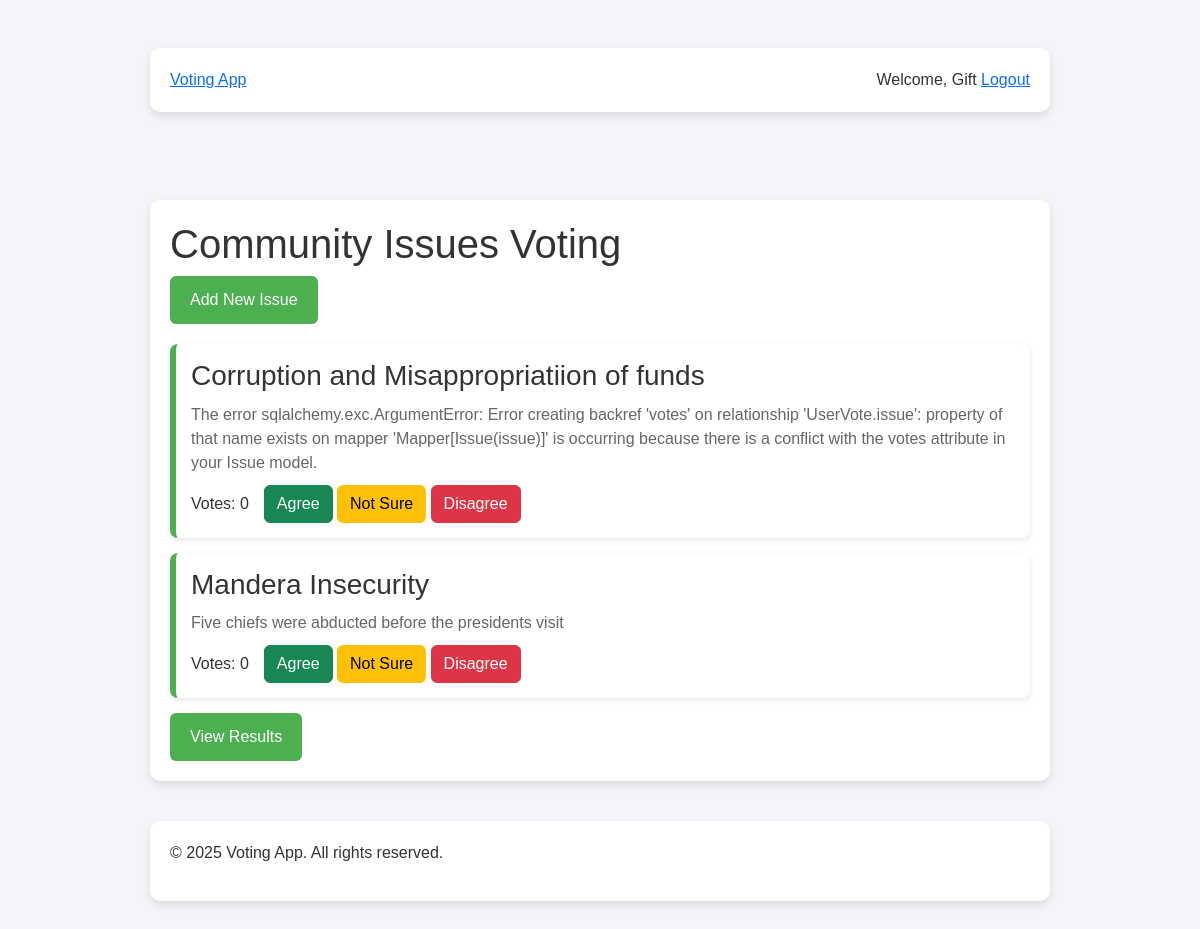
Screenshot of / (signed in) with the database file from the repository.
### app.py (models this page shows)
class User(UserMixin, db.Model):
    id = db.Column(db.Integer, primary_key=True)
    username = db.Column(db.String(100), unique=True, nullable=False)
    email = db.Column(db.String(100), unique=True, nullable=False)
    password = db.Column(db.String(200), nullable=False)
    is_admin = db.Column(db.Boolean, default=False)

class Issue(db.Model):
    id = db.Column(db.Integer, primary_key=True)
    title = db.Column(db.String(100), nullable=False)
    description = db.Column(db.Text)
    votes = db.Column(db.Integer, default=0)
    category_id = db.Column(db.Integer, db.ForeignKey('category.id'))
    category = db.relationship('Category', backref='issues')
    created_at = db.Column(db.DateTime, default=datetime.utcnow)
    updated_at = db.Column(db.DateTime, default=datetime.utcnow, onupdate=datetime.utcnow)

### app.py (the view)
@app.route('/')
def index():
    sort_by = request.args.get('sort', 'date')
    category_filter = request.args.get('category')
    query = Issue.query
    if category_filter:
        query = query.filter_by(category_id=category_filter)
    if sort_by == 'votes':
        query = query.order_by(Issue.votes.desc())
    else:  # Default sort by date
        query = query.order_by(Issue.created_at.desc())
    issues = query.all()
    categories = Category.query.all()
    return render_template(
        'index.html',
        issues=issues,
        categories=categories,
        current_sort=sort_by,
        current_category=category_filter
    )

### app.py (called while the page is built)
@login_manager.user_loader
def load_user(user_id):
    return User.query.get(int(user_id))

### app/templates/index.html (shortened to what this page needs)
{% extends "base.html" %}
{% block extra_head %}
  <link rel="stylesheet" href="{{ url_for('static', filename='index.css') }}">
{% endblock %}
{% block content %}
<section class="actions">
    <a href="{{ url_for('add_issue') }}" class="button">Add New Issue</a>
</section>
<section class="issues-list">
    {% if issues %}
        {% for issue in issues %}
        <article class="issue">
            <header>
                <h3>{{ issue.title }}</h3>
            </header>
            <p>{{ issue.description }}</p>
            <footer class="vote-section">
                <span>Votes: {{ issue.votes }}</span>
                <form action="{{ url_for('vote', issue_id=issue.id) }}" method="POST">
                    <button type="submit" name="vote_type" value="agree" class="btn btn-success">Agree</button>
                    <button type="submit" name="vote_type" value="not_sure" class="btn btn-warning">Not Sure</button>
                    <button type="submit" name="vote_type" value="disagree" class="btn btn-danger">Disagree</button>
                </form>
            </footer>
        </article>
        {% endfor %}
    {% else %}
        <p>No issues found. Please add an issue.</p>
    {% endif %}
</section>
<section class="results-link">
    <a href="{{ url_for('results') }}" class="button">View Results</a>
</section>
{% endblock %}

### app/templates/base.html (shortened to what this page needs)
<!DOCTYPE html>
<html lang="en">
<head>
  <link rel="stylesheet" href="https://cdn.jsdelivr.net/npm/bootstrap@5.3.0/dist/css/bootstrap.min.css">
  <link rel="stylesheet" href="{{ url_for('static', filename='base.css') }}">
  {% block extra_head %}{% endblock %}
</head>
<body>
  <header>
    <div class="navbar">
      <div class="container">
        <a class="logo" href="{{ url_for('index') }}">Voting App</a>
        <nav>
          {% if current_user.is_authenticated %}
            <span>Welcome, {{ current_user.username }}</span>
            <a href="{{ url_for('logout') }}">Logout</a>
          {% else %}
            <a href="{{ url_for('login') }}">Login</a>
            <a href="{{ url_for('register') }}">Register</a>
          {% endif %}
        </nav>
      </div>
    </div>
  </header>
  <main class="container">
    <h1>Community Issues Voting</h1>
    {% block content %}{% endblock %}
  </main>
  <footer>
    <div class="container">
      <p>&copy; {{ current_year if current_year is defined else "2025" }} Voting App. All rights reserved.</p>
    </div>
  </footer>
</body>
</html>

### static/base.css (style rules this page uses)
body { font-family: 'Poppins', sans-serif; margin: 0; padding: 0; background-color: #f4f4f9; color: #333; }
.container { max-width: 900px; margin: 40px auto; background: white; padding: 20px; border-radius: 10px; box-shadow: 0 4px 8px rgba(0, 0, 0, 0.1); }
.button { display: inline-block; padding: 12px 20px; background: #4CAF50; color: white; border-radius: 6px; text-decoration: none; transition: background 0.3s ease; }

### static/index.css (style rules this page uses)
.issues-list { margin-top: 20px; }
.issue { background: white; padding: 15px; margin-bottom: 15px; border-left: 6px solid #4CAF50; border-radius: 8px; box-shadow: 0 2px 6px rgba(0, 0, 0, 0.1); }
.issue h3 { margin: 0; color: #333; }
.issue p { color: #666; margin: 10px 0; }
.vote-section { display: flex; align-items: center; gap: 15px; margin-top: 10px; }

### rows the page displays
User: username "Gift"
Issue: title "Corruption and Misappropriatiion of funds", description "The error sqlalchemy.exc.ArgumentError: Error creating backref 'votes' on relationship 'UserVote.issue': property of that name exists on mapper 'Mapper[Issue(issue)]' is occurring because there is a conflict with the votes attribute in your Issue model.", votes "0"
Issue: title "Mandera Insecurity", description "Five chiefs were abducted before the presidents visit", votes "0"

### other values shown
{{ current_year if current_year is defined else "2025" }} "2025"
